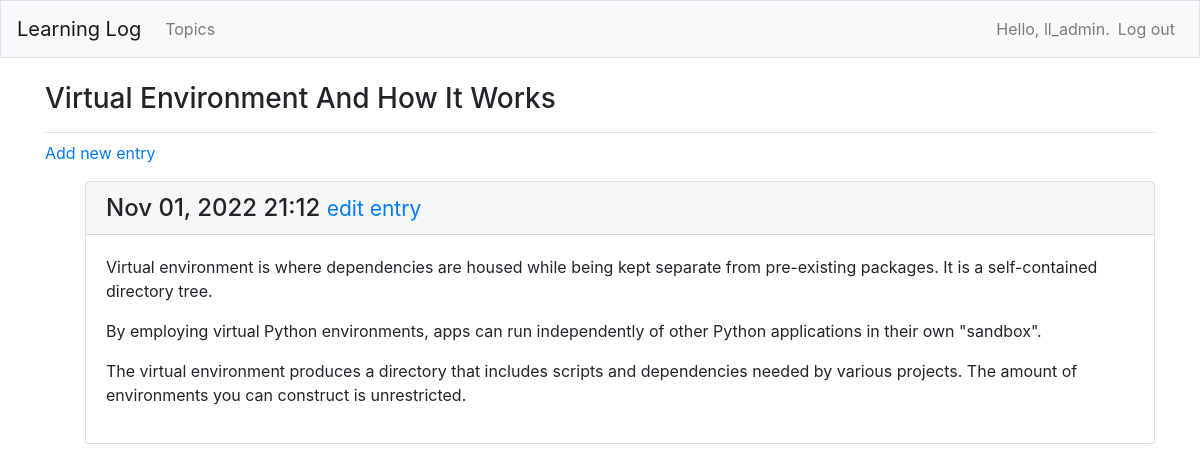
The page /topics/1/ (signed in) on the database its author committed.
### learning_logs/models.py (models this page shows, shortened)
class Topic(models.Model):
    text = models.CharField(max_length=200)
    date_added = models.DateTimeField(auto_now_add=True)
    owner = models.ForeignKey(User, on_delete=models.CASCADE)
    def __str__(self):
        return self.text

class Entry(models.Model):
    topic = models.ForeignKey(Topic, on_delete=models.CASCADE)
    text = models.TextField()
    date_added = models.DateTimeField(auto_now_add=True)
    class Meta:
        verbose_name_plural = 'entries'

### learning_logs/views.py (the view)
# urls.py: path('topics/<int:topic_id>/', views.topic, name='topic'),
@login_required
def topic(request, topic_id):
    topic = get_object_or_404(Topic, id=topic_id)
    if topic.owner != request.user:
        raise Http404
    entries = topic.entry_set.order_by('-date_added')
    context = {'topic': topic, 'entries': entries}
    return render(request, 'learning_logs/topic.html', context)

### learning_logs/templates/learning_logs/topic.html
{% extends 'learning_logs/base.html' %}
    {% block page_header %}
        <h3>{{ topic }}</h3>
    {% endblock page_header %}
    {% block content %}
        <p>
            <a href="{% url 'learning_logs:new_entry' topic.id %}">Add new entry</a>
        </p>
        <ul>
            {% for entry in entries %}
            <div class="card mb-3">
                <h4 class="card-header">
                    {{ entry.date_added|date:'M d, Y H:i' }}
                    <small><a href="{% url 'learning_logs:edit_entry' entry.id %}">
                        edit entry</a></small>
                </h4>
                <div class="card-body">
                    {{ entry.text|linebreaks }}
                </div>
            </div>
        </ul>
            {% empty %}
                <p>There are no entries for this topic yet.</p>
            {% endfor %}
{% endblock content %}

### learning_logs/templates/learning_logs/base.html (shortened to what this page needs)
{% load bootstrap4 %}
<!doctype html>
<html lang="en">
<head>
    {% bootstrap_css %}
</head>
<body>
    <nav class="navbar navbar-expand-md navbar-light bg-light mb-4 border">
        <a class="navbar-brand" href="{% url 'learning_logs:index'%}">
            Learning Log</a>
            <div class="collapse navbar-collapse" id="navbarCollapse">
                <ul class="navbar-nav mr-auto">
                        <li class="nav-item">
                            <a class="nav-link" href="{% url 'learning_logs:topics'%}">
                                Topics</a>
                        </li>
                </ul>
                <ul class="navbar-nav ml-auto">
                    {% if user.is_authenticated %}
                        <li class="nav-item">
                            <span class="navbar-text">Hello, {{ user.username }}.</span>
                        </li>
                        <li class="nav-item">
                            <a class="nav-link" href="{% url 'users:logout' %}">Log out</a>
                        </li>
                    {% endif %}
                </ul>
            </div>
        </nav>
        <main role="main" class="container">
            <div class="pb-2 mb-2 border-bottom">
                {% block page_header %}{% endblock page_header %}
            </div>
            <div>
                {% block content %}{% endblock content %}
            </div>
        </main>
    </body>
</html>

### rows shown on the page
Topic: text "Virtual Environment And How It Works"
Entry: date_added "Nov 01, 2022 21:12", text "Virtual environment is where dependencies are housed while being kept separate from pre-existing packages. It is a self-contained directory tree. By employing virtual Python environments, apps can run independently of other Python applications in their own \"sandbox\". The virtual environment produces a directory that includes scripts and dependencies needed by various projects. The amount of environments you can construct is unrestricted."

### other values the page prints
{{ user.username }} "ll_admin"
